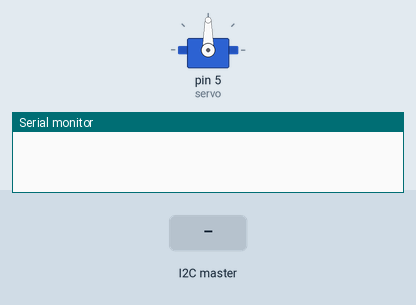
Recording of a sketch running on a simulated Arduino Uno, built with avr-gcc and run on an emulated ATmega328P. Shown: servo, the last lines printed to the serial monitor. The test bench sets the inputs (shaded band).

Above: at 1.2 s.
1.3 s: the I2C master sends the byte 1
At 1.9 s:
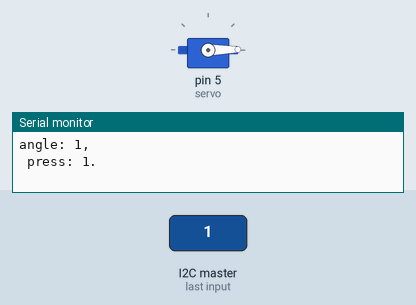
2.8 s: the I2C master sends the byte 200
At 3.1 s:
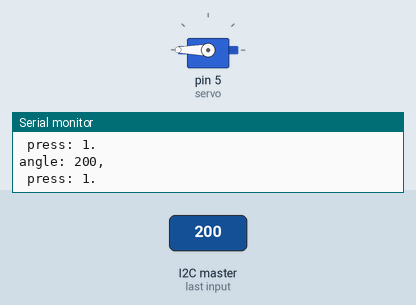
4.3 s: the I2C master sends the byte 90
At 5.4 s:
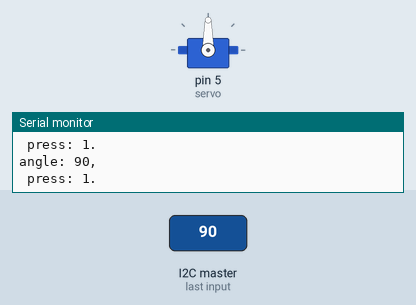
Timing chart, 0 to 7.3 s (numbered marks = the images above; inputs shaded):
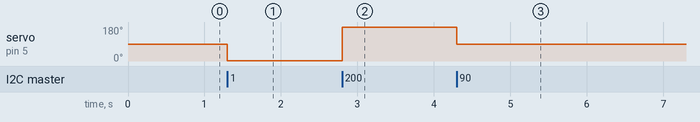

Measured:
- after the input at 1.3 s, servo on pin 5 (servo): 90° → 1° at once
- after the input at 2.8 s, servo on pin 5 (servo): 1° → 180° at once
- after the input at 4.3 s, servo on pin 5 (servo): 180° → 90° at once

The sketch:

Slave2.ino
```cpp
#include <Servo.h>
#include <Wire.h>

Servo servo;

#define ADDR 2


void format_data(int sm, int angle){
    char data[50];
    sprintf(data, "angle: %d,\n press: %d.", angle, sm);
    Serial.println(data);
}

void rotate(int Press){
  int angle = Wire.read();
  servo.write(angle);

  format_data(Press, angle);
}

void setup(){
  Wire.begin(ADDR);
  servo.attach(5);
  Wire.onReceive(rotate);

  Serial.begin(9600);
}

void loop(){
  delay(1000);
}
```
